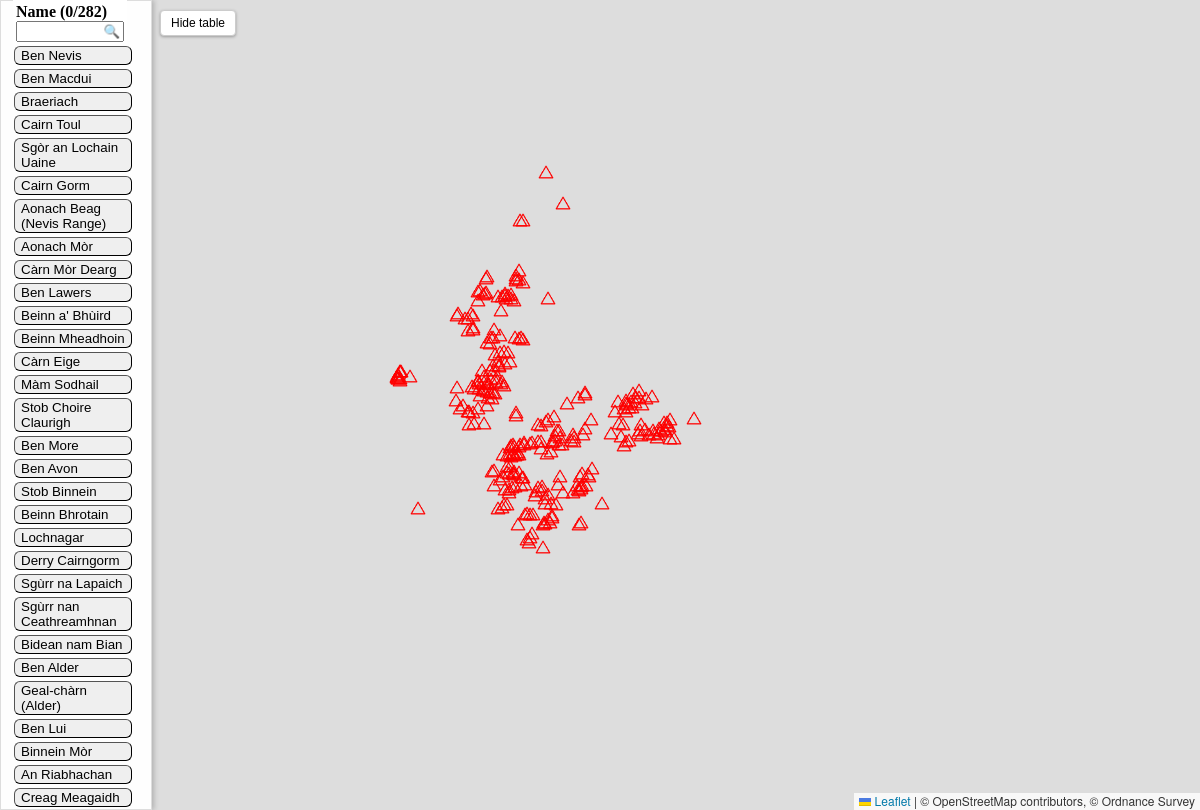
Screenshot of /u000/view with the database file from the repository.
### tables this page shows
CREATE TABLE "munros" (
"munro_id" TEXT,
  "name" TEXT,
  "region" TEXT,
  "height" TEXT,
  "description" TEXT,
  "whl_url" TEXT,
  "latitude" REAL,
  "longitude" REAL
);

### app.py (the view)
@app.route("/<user>/view")
def user_profile_view(user):
    log_data, bag_total = get_user_complete_log(user)
    return render_template("user_map_view.html", log_data=log_data, user=user, bag_total=bag_total)

### routes/munro_data.py (called while the page is built)
def get_user_complete_log(user_name):
    import sqlite3
    import pandas as pd
    db_file = "database.db"
    conn = sqlite3.connect("database.db")
    df = pd.read_sql_query(f"SELECT * FROM munros", conn)
    complete_log_query = f"""SELECT m.munro_id, m.name, m.region, m.height, m.description, m.whl_url, m.latitude, m.longitude, b.user_id, b.date, b.distance, b.friends, b.notes
                        FROM munros m
                        LEFT JOIN users u
                        ON u.user_name = '{user_name}'
                        LEFT JOIN bags b
                        ON m.munro_id = b.munro_id
                        AND b.user_id = u.user_id;
                """
    bags_df  = pd.read_sql(complete_log_query, conn)
    conn.close()
    bag_data = bags_df.to_dict(orient='records')
    bag_total = str(len(bags_df[~bags_df["date"].isnull()]))
    return bag_data, bag_total

### templates/user_map_view.html (shortened to what this page needs)
<!DOCTYPE html>
<html>
<head>
  <link rel="stylesheet" href="/static/css/styles.css">
  <link rel="stylesheet" href="https://unpkg.com/leaflet@1.9.4/dist/leaflet.css"
/>
</head>
<body>
<div id="map"></div>
<div id="table_layer">
  <table id="mountainTable">
    <colgroup><col style="width: 120px"></colgroup>
    <thead id="tableHeader" style="position: fixed; top: 0; background: white; z-index: 1000;">
      <th style="text-align: left;">
        Name ({{ bag_total }}/282)<br>
        <input type="text" id="searchInput" placeholder="🔍" style="width: 100px; text-align: left;">
      </th>
    <tbody style="display:block; margin-top: 30px;">
    <tbody>
      {% for loc in log_data %}
        <tr>
          <td>
            {% if loc.date is none %}
              <button onclick="goToLocation({{ loc.latitude }}, {{ loc.longitude }})">
              {{ loc.name }}
            </button>
            {% else %}
            <button style = "background-color: #93C572;"
                  onclick="goToLocation({{ loc.latitude }}, {{ loc.longitude }})">
              {{ loc.name }}
            </button>
            {% endif %}
          </td>
        </tr>
      {% endfor %}
    </tbody>
  </table>
</div>
<button id="toggleSidebar">Hide table</button>
</body>
</html>

### static/css/styles.css (style rules this page uses)
html, body { height: 100%; margin: 0; overflow: hidden; }
#map { position: absolute; top:0; left:0; width:100%; height:100%; z-index:0; }
#table_layer { display: block; position: absolute; top: 0; left: 0; width: 130px; height: 98.5dvh; background: rgba(255, 255, 255, 0.95); border: 1px solid #ddd; z-index: 1000; overflow-y: auto; padding: 10px; box-shadow: 2px 0 5px rgba(0,0,0,0.2); transition: transform 0.5s ease; padding: 10px; }
#mountainTable td button { cursor: pointer; text-align: left; vertical-align: top; white-space: normal; width: 100%; }
#searchInput::placeholder { text-align: right; }
#toggleSidebar { position: absolute; top: 10px; left: 160px; z-index: 1100; padding: 5px 10px; background-color: #fff; border: 1px solid #ccc; border-radius: 4px; cursor: pointer; font-size: 12px; box-shadow: 0 1px 3px rgba(0,0,0,0.3); transition: left 0.5s ease; }
button { border-radius: 6px; border-width: 1px; border-color: black; cursor: pointer; background-color: D8D8D8; }

### rows the page displays
munros: name "Ben Nevis"
munros: name "Ben Macdui"
munros: name "Braeriach"
munros: name "Cairn Toul"
munros: name "Sgòr an Lochain Uaine"
munros: name "Cairn Gorm"
munros: name "Aonach Beag (Nevis Range)"
munros: name "Aonach Mòr"
munros: name "Càrn Mòr Dearg"
munros: name "Ben Lawers"
munros: name "Beinn a' Bhùird"
munros: name "Beinn Mheadhoin"
munros: name "Càrn Eige"
munros: name "Màm Sodhail"
munros: name "Stob Choire Claurigh"
munros: name "Ben More"
munros: name "Ben Avon"
munros: name "Stob Binnein"
munros: name "Beinn Bhrotain"
munros: name "Lochnagar"
munros: name "Derry Cairngorm"
munros: name "Sgùrr na Lapaich"
munros: name "Sgùrr nan Ceathreamhnan"
munros: name "Bidean nam Bian"
munros: name "Ben Alder"
munros: name "Geal-chàrn (Alder)"
munros: name "Ben Lui"
munros: name "Binnein Mòr"
munros: name "An Riabhachan"
munros: name "Creag Meagaidh"

### other values shown
{{ bag_total }} "0"
